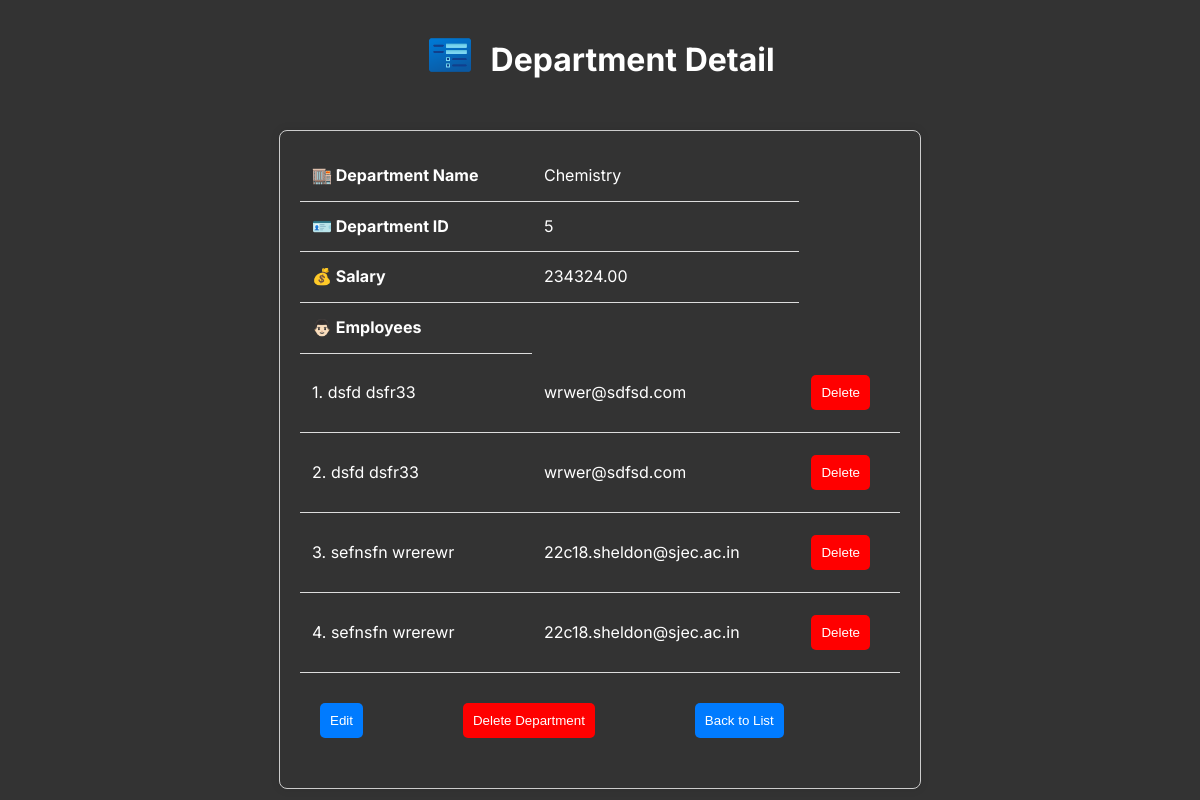
/department/9/ (signed in), run on the app's committed database.
### myapp/models.py (models this page shows, shortened)
class Department(models.Model):
    department_name = models.CharField(max_length=200)
    department_id = models.CharField(max_length=100, unique=True)
    salary = models.DecimalField(max_digits=10, decimal_places=2)

class Employee(models.Model):
    emp_id = models.CharField(max_length=10, unique=True)
    first_name = models.CharField(max_length=50)
    last_name = models.CharField(max_length=50)
    email = models.EmailField()
    department = models.ForeignKey(Department, on_delete=models.CASCADE, related_name='employees')

### myapp/views.py (the view)
# urls.py: path('department/<int:pk>/', views.department_detail, name='department_detail'),
@login_required
def department_detail(request, pk):
    department = get_object_or_404(Department, pk=pk)
    employees = department.employees.all()  # Using the related_name 'employees' to get related Employee objects
    return render(request, 'myapp/department_detail.html', {'department': department, 'employees': employees})

### myapp/templates/myapp/department_detail.html (shortened to what this page needs)
{% load static %}
<!DOCTYPE html>
<html>
<head>
    <link rel="stylesheet" type="text/css" href="{% static 'myapp/css/style.css' %}">
</head>
<body>
    <header>
        <h1 class="top-name"><img src="{% static 'myapp/icons/form.png' %}" alt="Icon 1" class="form-icon">&nbsp; Department Detail</h1>
    </header>
    <div class="container">
        <table>
            <tr>
                <th>🏬 Department Name</th>
                <td>{{ department.department_name }}</td>
            </tr>
            <tr>
                <th>🪪 Department ID</th>
                <td>{{ department.department_id }}</td>
            </tr>
            <tr>
                <th>💰 Salary</th>
                <td>{{ department.salary }}</td>
            </tr>
            <tr>
                <th>👨🏻 Employees</th>
                {% for employee in employees %}
                <tr>
                    <td>{{ forloop.counter }}. {{ employee.first_name }} {{ employee.last_name }}</td>
                    <td>{{ employee.email }}</td>
                    <td>
                        <button onclick="deleteEmployee('{{ employee.pk }}')" class="warning">Delete</button>
                    </td>
                </tr>
                {% empty %}
                <tr>
                    <td colspan="3">No employees in this department.</td>
                </tr>
                {% endfor %}
            </tr>
        </table>
        <div class="button-space">
            <button onclick="editDepartment()">Edit</button>
            <button onclick="deleteDepartment()" class="warning">Delete Department</button>
            <button onclick="backToList()">Back to List</button>
        </div>
    </div>
</body>
</html>

### myapp/static/myapp/css/style.css (style rules this page uses)
body { font-family: "Inter", sans-serif; margin: 0; padding: 0; line-height: 1.6; background: #333; color: white; }
.top-name { padding: 10px 0; text-align: center; }
.container { max-width: 600px; margin: auto; padding: 20px; border: 1px solid #ccc; border-radius: 8px; box-shadow: 0 0 10px rgba(0, 0, 0, 0.1); }
table { width: 100%; border-collapse: collapse; }
th, td { padding: 12px; text-align: left; border-bottom: 1px solid #ddd; }
header { background: #333; color: #fff; padding: 10px 0; text-align: center; }
h1, h2, h3 { margin: 0 0 15px 0; padding: 0; }
button { display: inline-block; margin: 10px 0; padding: 10px; background: #007BFF; color: #fff; border: none; cursor: pointer; border-radius: 5px; }
@media (min-width: 600px) { .container { width: 80%; } }
@media (min-width: 768px) { .container { width: 70%; } }
@media (min-width: 768px) { header { text-align: left; padding: 20px 0; } }
.form-icon { width: 50px; margin-bottom: -9px; }
.warning { background-color: red; }
.button-space { display: flex; padding: 20px; gap: 100px; }

### data on the page
Department: department_name "Chemistry", department_id "5", salary "234324.00"
Employee: first_name "dsfd", last_name "dsfr33", email "wrwer@sdfsd.com"
Employee: first_name "dsfd", last_name "dsfr33", email "wrwer@sdfsd.com"
Employee: first_name "sefnsfn", last_name "wrerewr", email "22c18.sheldon@sjec.ac.in"
Employee: first_name "sefnsfn", last_name "wrerewr", email "22c18.sheldon@sjec.ac.in"
